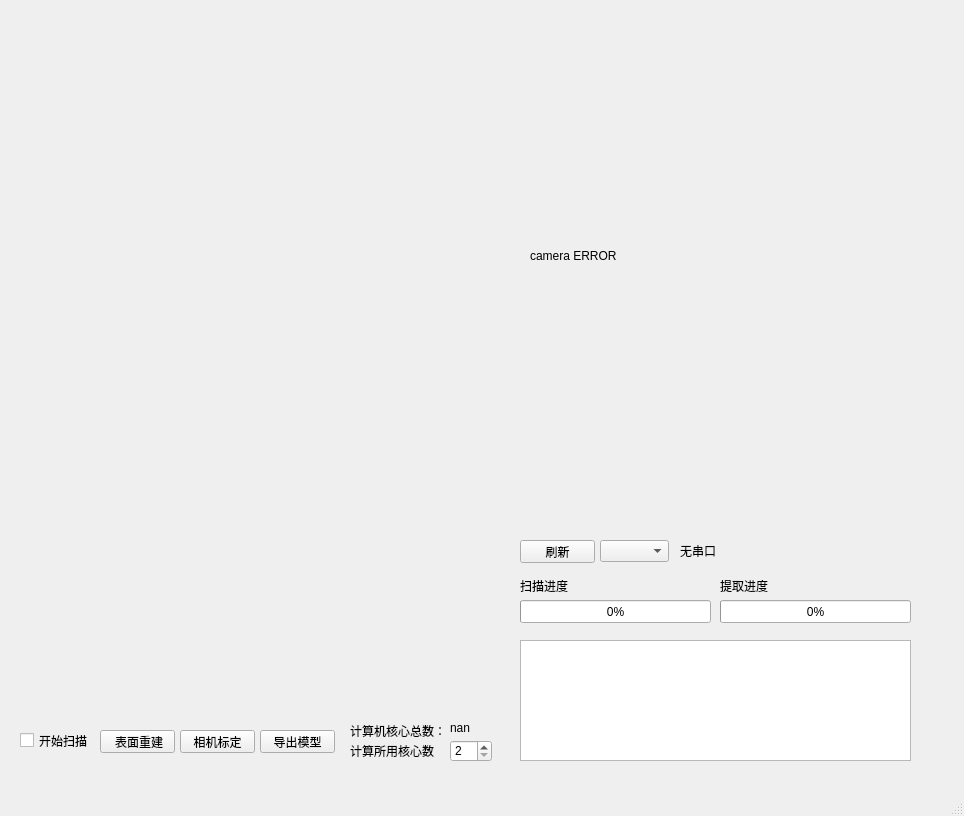
<?xml version="1.0" encoding="UTF-8"?>
<ui version="4.0">
 <class>MainWindow</class>
 <widget class="QMainWindow" name="MainWindow">
  <property name="geometry">
   <rect>
    <x>0</x>
    <y>0</y>
    <width>964</width>
    <height>816</height>
   </rect>
  </property>
  <property name="windowTitle">
   <string>三维信息重构软件</string>
  </property>
  <widget class="QWidget" name="centralwidget">
   <widget class="CVWidget" name="cvViewer">
    <property name="geometry">
     <rect>
      <x>530</x>
      <y>10</y>
      <width>411</width>
      <height>491</height>
     </rect>
    </property>
    <property name="text">
     <string>camera ERROR</string>
    </property>
   </widget>
   <widget class="pgWidget" name="graphwidget" native="true">
    <property name="geometry">
     <rect>
      <x>20</x>
      <y>10</y>
      <width>481</width>
      <height>311</height>
     </rect>
    </property>
   </widget>
   <widget class="QCheckBox" name="checkBox">
    <property name="geometry">
     <rect>
      <x>20</x>
      <y>730</y>
      <width>71</width>
      <height>21</height>
     </rect>
    </property>
    <property name="text">
     <string>开始扫描</string>
    </property>
   </widget>
   <widget class="QPushButton" name="surfaceButton">
    <property name="geometry">
     <rect>
      <x>100</x>
      <y>730</y>
      <width>75</width>
      <height>23</height>
     </rect>
    </property>
    <property name="text">
     <string> 表面重建</string>
    </property>
   </widget>
   <widget class="QPushButton" name="calibrateButton">
    <property name="geometry">
     <rect>
      <x>180</x>
      <y>730</y>
      <width>75</width>
      <height>23</height>
     </rect>
    </property>
    <property name="text">
     <string>相机标定</string>
    </property>
   </widget>
   <widget class="QPushButton" name="refreshButton">
    <property name="geometry">
     <rect>
      <x>520</x>
      <y>540</y>
      <width>75</width>
      <height>23</height>
     </rect>
    </property>
    <property name="text">
     <string>刷新</string>
    </property>
   </widget>
   <widget class="QComboBox" name="comboBox">
    <property name="geometry">
     <rect>
      <x>600</x>
      <y>540</y>
      <width>69</width>
      <height>22</height>
     </rect>
    </property>
   </widget>
   <widget class="QLabel" name="serialLabel">
    <property name="geometry">
     <rect>
      <x>680</x>
      <y>540</y>
      <width>181</width>
      <height>21</height>
     </rect>
    </property>
    <property name="text">
     <string>无串口</string>
    </property>
   </widget>
   <widget class="QProgressBar" name="progressBar">
    <property name="geometry">
     <rect>
      <x>520</x>
      <y>600</y>
      <width>191</width>
      <height>23</height>
     </rect>
    </property>
    <property name="value">
     <number>0</number>
    </property>
   </widget>
   <widget class="QProgressBar" name="scanprogressBar">
    <property name="geometry">
     <rect>
      <x>720</x>
      <y>600</y>
      <width>191</width>
      <height>23</height>
     </rect>
    </property>
    <property name="value">
     <number>0</number>
    </property>
   </widget>
   <widget class="QSpinBox" name="spinBox">
    <property name="geometry">
     <rect>
      <x>450</x>
      <y>740</y>
      <width>42</width>
      <height>22</height>
     </rect>
    </property>
    <property name="minimum">
     <number>2</number>
    </property>
   </widget>
   <widget class="QLabel" name="label">
    <property name="geometry">
     <rect>
      <x>350</x>
      <y>740</y>
      <width>91</width>
      <height>21</height>
     </rect>
    </property>
    <property name="text">
     <string>计算所用核心数</string>
    </property>
   </widget>
   <widget class="QLabel" name="label_2">
    <property name="geometry">
     <rect>
      <x>350</x>
      <y>720</y>
      <width>101</width>
      <height>21</height>
     </rect>
    </property>
    <property name="text">
     <string>计算机核心总数：</string>
    </property>
   </widget>
   <widget class="QLabel" name="CPULabel">
    <property name="geometry">
     <rect>
      <x>450</x>
      <y>720</y>
      <width>41</width>
      <height>16</height>
     </rect>
    </property>
    <property name="text">
     <string>nan</string>
    </property>
   </widget>
   <widget class="QLabel" name="label_3">
    <property name="geometry">
     <rect>
      <x>520</x>
      <y>580</y>
      <width>54</width>
      <height>12</height>
     </rect>
    </property>
    <property name="text">
     <string>扫描进度</string>
    </property>
   </widget>
   <widget class="QLabel" name="label_4">
    <property name="geometry">
     <rect>
      <x>720</x>
      <y>580</y>
      <width>54</width>
      <height>12</height>
     </rect>
    </property>
    <property name="text">
     <string>提取进度</string>
    </property>
   </widget>
   <widget class="QPushButton" name="exportButton">
    <property name="geometry">
     <rect>
      <x>260</x>
      <y>730</y>
      <width>75</width>
      <height>23</height>
     </rect>
    </property>
    <property name="text">
     <string>导出模型</string>
    </property>
   </widget>
   <widget class="QVTKRenderWindowInteractor" name="vtkWidget" native="true">
    <property name="geometry">
     <rect>
      <x>20</x>
      <y>340</y>
      <width>481</width>
      <height>351</height>
     </rect>
    </property>
   </widget>
   <widget class="QTextEdit" name="textEdit">
    <property name="geometry">
     <rect>
      <x>520</x>
      <y>640</y>
      <width>391</width>
      <height>121</height>
     </rect>
    </property>
    <property name="readOnly">
     <bool>true</bool>
    </property>
   </widget>
  </widget>
  <widget class="QMenuBar" name="menubar">
   <property name="geometry">
    <rect>
     <x>0</x>
     <y>0</y>
     <width>964</width>
     <height>23</height>
    </rect>
   </property>
  </widget>
  <widget class="QStatusBar" name="statusbar"/>
 </widget>
 <customwidgets>
  <customwidget>
   <class>pgWidget</class>
   <extends>QWidget</extends>
   <header>pgWidget</header>
   <container>1</container>
  </customwidget>
  <customwidget>
   <class>CVWidget</class>
   <extends>QLabel</extends>
   <header>cvWidget</header>
  </customwidget>
  <customwidget>
   <class>QVTKRenderWindowInteractor</class>
   <extends>QWidget</extends>
   <header>vtk.qt.QVTKRenderWindowInteractor</header>
   <container>1</container>
  </customwidget>
 </customwidgets>
 <resources/>
 <connections/>
</ui>
